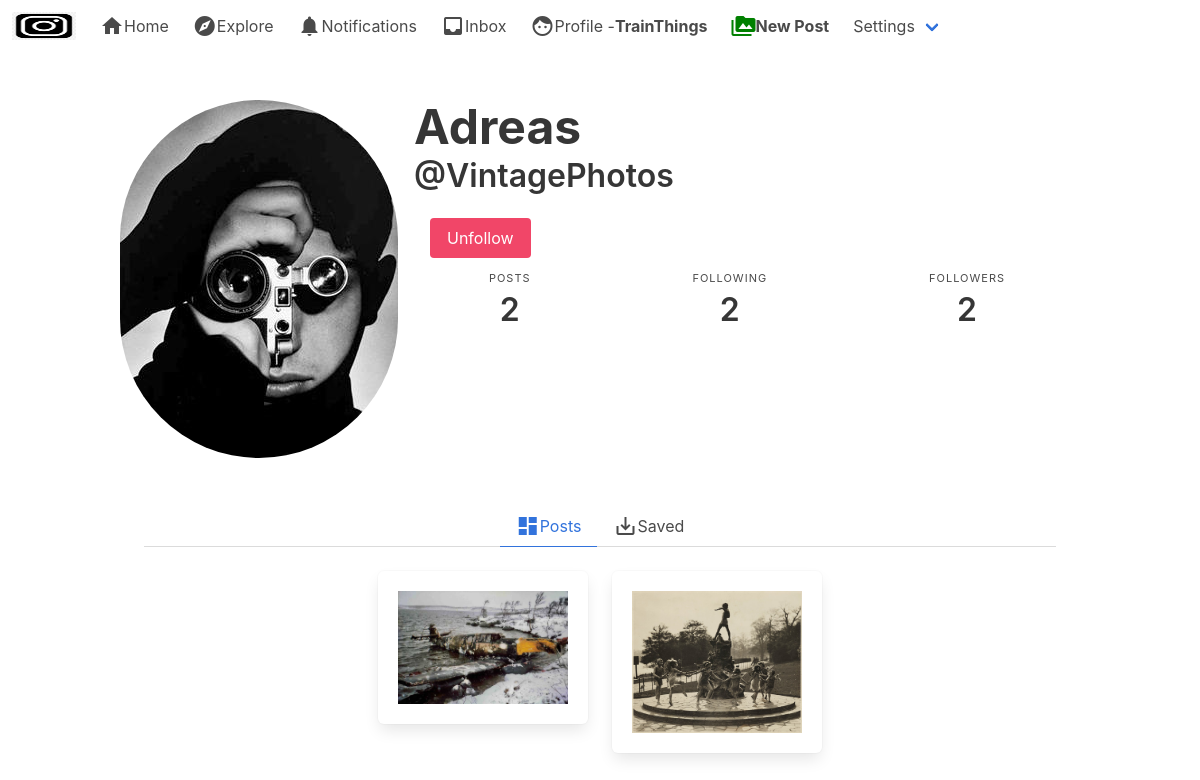
The app's page /VintagePhotos/ (signed in) with its own data.
### authy/models.py (models this page shows)
class Profile(models.Model):
	user = models.OneToOneField(User, on_delete=models.CASCADE)
	first_name = models.CharField(max_length=50, null=True, blank=True)
	last_name = models.CharField(max_length=50, null=True, blank=True)
	location = models.CharField(max_length=50, null=True, blank=True)
	url = models.CharField(max_length=80, null=True, blank=True)
	profile_info = models.TextField(max_length=150, null=True, blank=True)
	created = models.DateField(auto_now_add=True)
	favorites = models.ManyToManyField(Post)
	picture = models.ImageField(upload_to=user_directory_path, blank=True, null=True, verbose_name='Picture')

### post/models.py (models this page shows)
class Post(models.Model):
    id = models.UUIDField(primary_key=True, default=uuid.uuid4, editable=False)
    picture = models.ImageField(upload_to=user_directory_path, verbose_name='Picture', null=False)
    caption = models.TextField(max_length=1500, verbose_name='Caption')
    posted = models.DateTimeField(auto_now_add=True)
    tags = models.ManyToManyField(Tag, related_name='tags')
    user = models.ForeignKey(User, on_delete=models.CASCADE)
    likes = models.IntegerField(default=0)
    def get_absolute_url(self):
        return reverse('postdetails', args=[str(self.id)])

### authy/views.py (the view)
# urls.py: path('<username>/', UserProfile, name='profile'),
def UserProfile(request, username):
	user = get_object_or_404(User, username=username)
	profile = Profile.objects.get(user=user)
	url_name = resolve(request.path).url_name
	if url_name == 'profile':
		posts = Post.objects.filter(user=user).order_by('-posted')
	else:
		posts = profile.favorites.all()
	posts_count = Post.objects.filter(user=user).count()
	following_count = Follow.objects.filter(follower=user).count()
	followers_count = Follow.objects.filter(following=user).count()
	follow_status = Follow.objects.filter(following=user, follower=request.user).exists()
	paginator = Paginator(posts, 6)
	page_number = request.GET.get('page')
	posts_paginator = paginator.get_page(page_number)
	template = loader.get_template('profile.html')
	context = {
		'posts': posts_paginator,
		'profile': profile,
		'url_name': url_name,
		'posts_count': posts_count,
		'following_count': following_count,
		'followers_count': followers_count,
		'follow_status': follow_status,
	}
	return HttpResponse(template.render(context, request))

### notebook/templates/profile.html (shortened to what this page needs)
{% extends 'base.html' %}
{% load static %}
{% block content %}
<article class="media">
    <div class="media-left">
        <figure class="image is-256x256">
            {% if profile.picture %}
                <img class="is-rounded" src="{{ profile.picture.url }}">
            {% else %}
                <img class="is-rounded" src="https://bulma.io/images/placeholders/256x256.png">
            {% endif %}
        </figure>
    </div>
    <div class="media-content">
        <div class="content">
            <h1 style="font-weight: bold;" class="title is-1">{% if profile.first_name %}
                {{ profile.first_name }} {{ profile.last_name }} {% endif %}</h1>
            <h2 class="subtitle is-3">@{{ profile.user }}</h2>
            {% if user.is_authenticated and user != profile.user %}
            <div class="media-right">
                {% if follow_status == True %}
                    <a href="{% url 'follow' profile.user 0 %}" class="button is-danger">Unfollow</a>
                {% else %}
                    <a href="{% url 'follow' profile.user 1 %}" class="button is-success">Follow</a>
                {% endif %}
            </div>
            {% endif %}
        </div>
        <nav class="level is-mobile">
            <div class="level-item has-text-centered">
                <div>
                <p class="heading">Posts</p>
                <p class="title">{{ posts_count }}</p>
                </div>
            </div>
            <div class="level-item has-text-centered">
                <div>
                <p class="heading">Following</p>
                <p class="title">{{ following_count }}</p>
                </div>
            </div>
            <div class="level-item has-text-centered">
                <div>
                <p class="heading">Followers</p>
                <p class="title">{{ followers_count }}</p>
                </div>
            </div>
        </nav>
    </div>
</article>
<section class="section">
    <div class="container">
        <div class="tabs is-centered">
            <ul>
                <li class="{% if url_name == 'profile' %}is-active{% endif %}">
                    <a href="{% url 'profile' profile.user %}"><span class="material-icons">dashboard</span>Posts</a>
                </li>
                <li class="{% if url_name == 'profilefavorites' %}is-active{% endif %}">
                    <a href="{% url 'profilefavorites' profile.user %}"><span class="material-icons">save_alt</span>Saved</a>
                </li>
            </ul>
        </div>
    <div class="columns is-mobile is-multiline is-centered">
        {% for post in posts %}
        <div class="column is-one-quarter">
            <div class="box">
                <figure class="image is-256x256">
                    <a href="{{ post.get_absolute_url }}"><img src="{{ post.picture.url }}" alt="Image"></a>
                </figure>
            </div>
        </div>
        {% empty %}
        <br>
        <h3 class="title is-3">Such empty... Post something!</h3>
        {% endfor %}
    </div>
</section>
{% endblock %}

### notebook/templates/base.html (shortened to what this page needs)
{% load static %}
<!DOCTYPE html>
<html>
    <head>
        <link rel="stylesheet" href="{% static 'css/bulma.min.css' %}">
        <link rel="stylesheet" href="{% static 'css/style.css' %}">
    </head>
    <body>
        <nav class="navbar" role="navigation" aria-label="main navigation">
            <div class="navbar-brand">
                <a class="navbar-item" href="https://bulma.io">
                    <img src="{% static 'img/instagram_black.png' %}" width="64" height="64">
                </a>
            </div>
            <div id="navbarBasicExample" class="navbar-menu">
                <div class="navbar-start">
                    <a href="{% url 'index' %}" class="navbar-item">
                        <span class="material-icons">home</span>
                        Home
                    </a>
                    <a class="navbar-item">
                        <span class="material-icons">explore</span>
                        Explore
                    </a>
                    <a class="navbar-item">
                        <span class="material-icons">notifications</span>
                        Notifications
                    </a>
                    <a class="navbar-item">
                        <span class="material-icons">inbox</span>
                        Inbox
                    </a>
                    <a href="{% url 'profile' request.user %}" class="navbar-item">
                        <span class="material-icons">face</span>
                        Profile - <strong>{{ request.user }}</strong>
                    </a>
                    <a href="{% url 'newpost' %}" class="navbar-item">
                        <span style="color: green;" class="material-icons">perm_media</span>
                        <strong>New Post</strong>
                    </a>
                    <div class="navbar-item has-dropdown is-hoverable">
                        <a class="navbar-link">
                            Settings
                        </a>
                    </div>
                </div>
            </div>
        </nav>
    <section class="section">
        <div class="container">
            {% block content %}
            {% endblock %}
        </div>
    </section>
    </body>
</html>

### records on screen
Profile: picture (picture), first_name "Adreas", user "VintagePhotos"
Post: picture (picture)
Post: picture (picture)

### other values on screen
{{ request.user }} "TrainThings"
{{ posts_count }} "2"
{{ following_count }} "2"
{{ followers_count }} "2"
